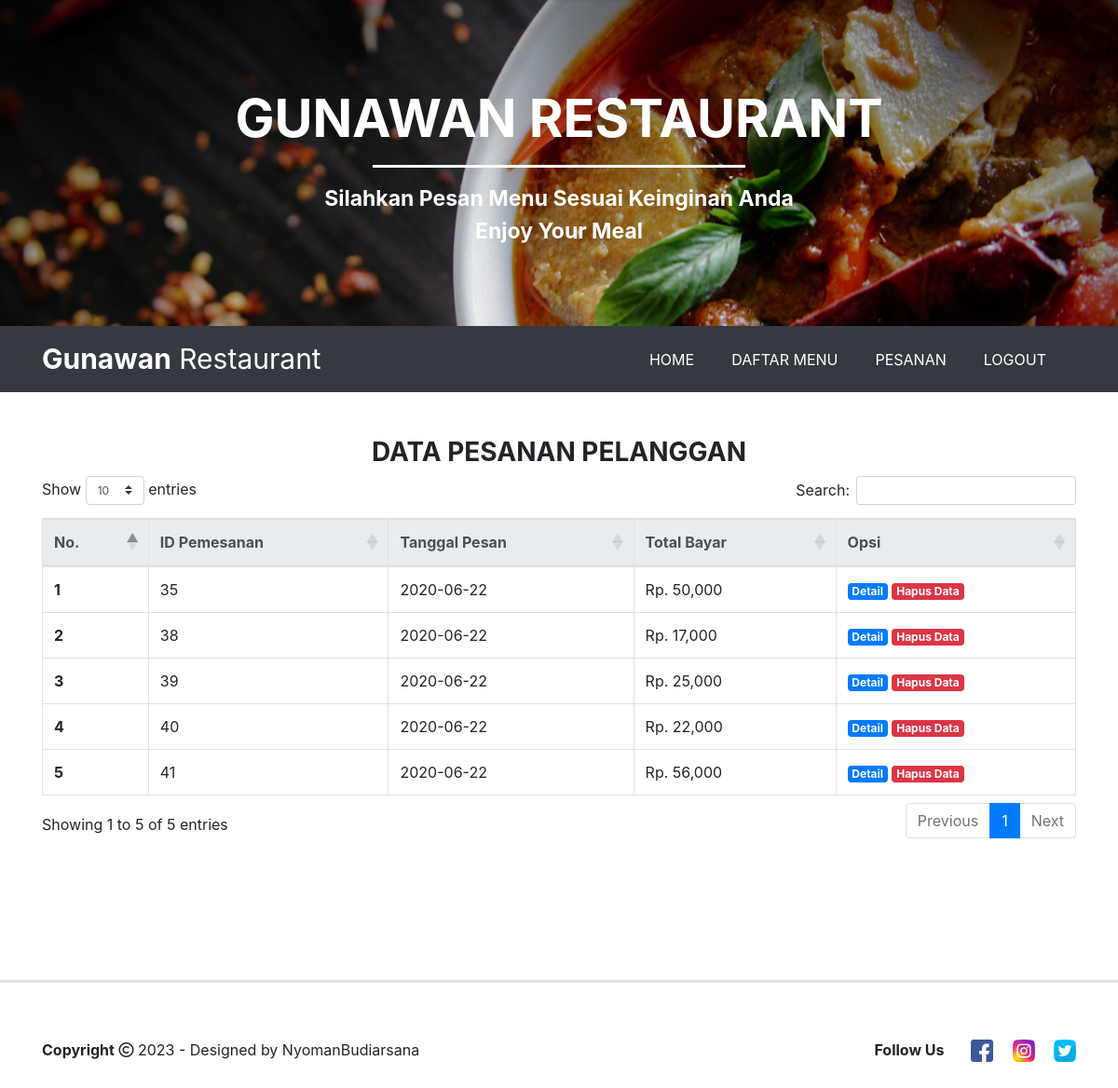
/pesanan.php (signed in), run on the app's committed database.
### tables this page shows
CREATE TABLE `pemesanan` (
  `id_pemesanan` INT(50) NOT NULL,
  `tanggal_pemesanan` DATE NOT NULL,
  `total_belanja` INT(50) NOT NULL
);

### pesanan.php (the view, shortened to what this page needs)
<?php
    include('koneksi.php');
      if(!isset($_SESSION['login_user'])) {
        header("location: login.php");
      }else{
?>
<!doctype html>
<html lang="en">
  <head>
    <link rel="stylesheet" href="https://stackpath.bootstrapcdn.com/bootstrap/4.5.0/css/bootstrap.min.css">
    <link rel="stylesheet" type="text/css" href="css/bootstrap.min.css">
    <link rel="stylesheet" type="text/css" href="index.css">
    <link rel="stylesheet" type="text/css" href="fontawesome/css/all.min.css">
    <link rel="stylesheet" type="text/css" href="https://cdnjs.cloudflare.com/ajax/libs/twitter-bootstrap/4.1.3/css/bootstrap.css">
    <link rel="stylesheet" type="text/css" href="https://cdn.datatables.net/1.10.21/css/dataTables.bootstrap4.min.css">
  </head>
  <body>
      <div class="jumbotron jumbotron-fluid text-center">
        <div class="container">
          <h1 class="display-4"><span class="font-weight-bold">GUNAWAN RESTAURANT</span></h1>
          <hr>
          <p class="lead font-weight-bold">Silahkan Pesan Menu Sesuai Keinginan Anda <br>
          Enjoy Your Meal</p>
        </div>
      </div>
      <nav class="navbar navbar-expand-lg  bg-dark">
        <div class="container">
        <a class="navbar-brand text-white" href="admin.php"><strong>Gunawan</strong> Restaurant</a>
        <div class="collapse navbar-collapse" id="navbarNav">
          <ul class="navbar-nav ml-auto">
            <li class="nav-item">
              <a class="nav-link mr-4" href="admin.php">HOME</a>
            </li>
            <li class="nav-item">
              <a class="nav-link mr-4" href="daftar_menu.php">DAFTAR MENU</a>
            </li>
            <li class="nav-item">
              <a class="nav-link mr-4" href="pesanan.php">PESANAN</a>
            </li>
            <li class="nav-item">
              <a class="nav-link mr-4" href="logout.php">LOGOUT</a>
            </li>
          </ul>
        </div>
       </div>
      </nav>
    <div class="container">
      <div class="judul-pesanan mt-5">
        <h3 class="text-center font-weight-bold">DATA PESANAN PELANGGAN</h3>
      </div>
      <table class="table table-bordered" id="example">
        <thead class="thead-light">
          <tr>
            <th scope="col">No.</th>
            <th scope="col">ID Pemesanan</th>
            <th scope="col">Tanggal Pesan</th>
            <th scope="col">Total Bayar</th>
            <th scope="col">Opsi</th>
          </tr>
        </thead>
        <tbody>
          <?php $nomor=1; ?>
          <?php
            $ambil = mysqli_query($koneksi, 'SELECT * FROM pemesanan');
            $result = mysqli_fetch_all($ambil, MYSQLI_ASSOC);
          ?>
          <?php foreach($result as $result) : ?>
          <tr>
            <th scope="row"><?php echo $nomor; ?></th>
            <td><?php echo $result["id_pemesanan"]; ?></td>
            <td><?php echo $result["tanggal_pemesanan"]; ?></td>
            <td>Rp. <?php echo number_format($result["total_belanja"]); ?></td>
            <td>
              <a href="detail_pesanan.php?id=<?php echo $result['id_pemesanan'] ?>" class="badge badge-primary">Detail</a>
              <a href="clear_pesanan.php?id=<?php echo $result['id_pemesanan'] ?>" class="badge badge-danger">Hapus Data</a>
            </td>
          </tr>
          <?php $nomor++; ?>
          <?php endforeach; ?>
        </tbody>
      </table>
    </div>
      <hr class="footer">
      <div class="container">
        <div class="row footer-body">
          <div class="col-md-6">
          <div class="copyright">
            <strong>Copyright</strong> <i class="far fa-copyright"></i> 2023 -  Designed by NyomanBudiarsana</p>
          </div>
          </div>
          <div class="col-md-6 d-flex justify-content-end">
          <div class="icon-contact">
          <label class="font-weight-bold">Follow Us </label>
          <a href="#"><img src="images/icon/fb.png" class="mr-3 ml-4" data-toggle="tooltip" title="Facebook"></a>
          <a href="#"><img src="images/icon/ig.png" class="mr-3" data-toggle="tooltip" title="Instagram"></a>
          <a href="#"><img src="images/icon/twitter.png" class="" data-toggle="tooltip" title="Twitter"></a>
        </div>
          </div>
        </div>
      </div>
  </body>
</html>
<?php } ?>

### index.css (style rules this page uses)
html { scroll-behavior: smooth; }
body { font-family: sans-serif; font-size: 16px; }
.jumbotron { background-image: url(images/Background/gbr1.jpg); background-size: cover; height: 350px; width: 100%; color: white; }
.jumbotron .display-4 { margin-top: 30px; }
.jumbotron p { font-size: 23px; }
.jumbotron hr { border-color: white; width: 400px; border-width: 3px; }
.navbar { margin-top: -32px; }
.navbar .navbar-nav .nav-link { color: white; }
.navbar .navbar-brand { font-size: 30px; }
.footer { margin-top: 150px; border-width: 3px; }
.footer-body { margin-top: 60px; margin-bottom: 50px; }

### data on the page
pemesanan: id_pemesanan "35", tanggal_pemesanan "2020-06-22", total_belanja "50,000"
pemesanan: id_pemesanan "38", tanggal_pemesanan "2020-06-22", total_belanja "17,000"
pemesanan: id_pemesanan "39", tanggal_pemesanan "2020-06-22", total_belanja "25,000"
pemesanan: id_pemesanan "40", tanggal_pemesanan "2020-06-22", total_belanja "22,000"
pemesanan: id_pemesanan "41", tanggal_pemesanan "2020-06-22", total_belanja "56,000"
